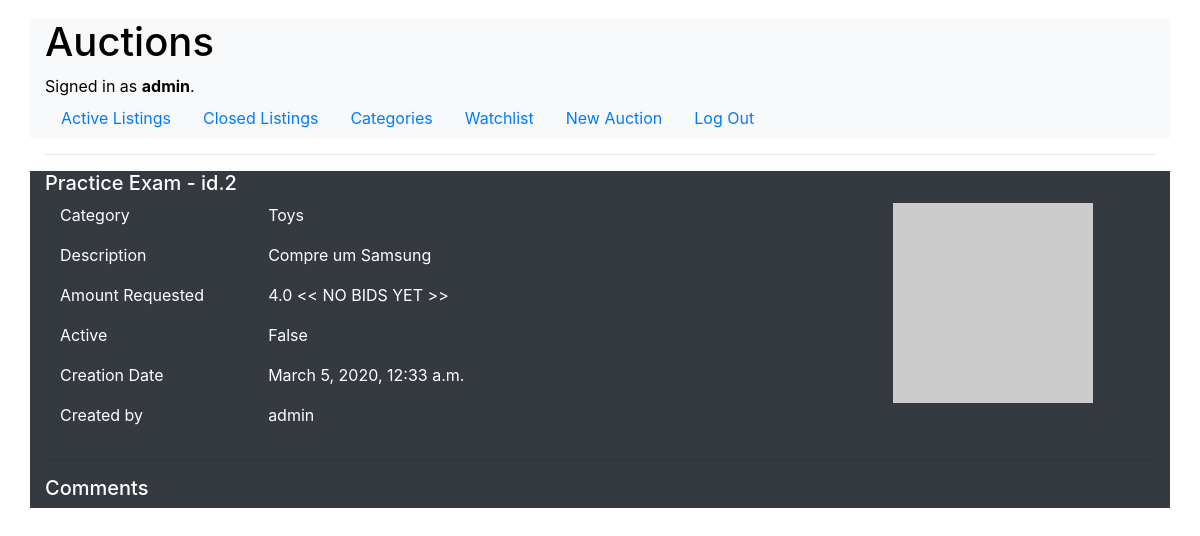
The page /auction/2 on the database as committed earlier.
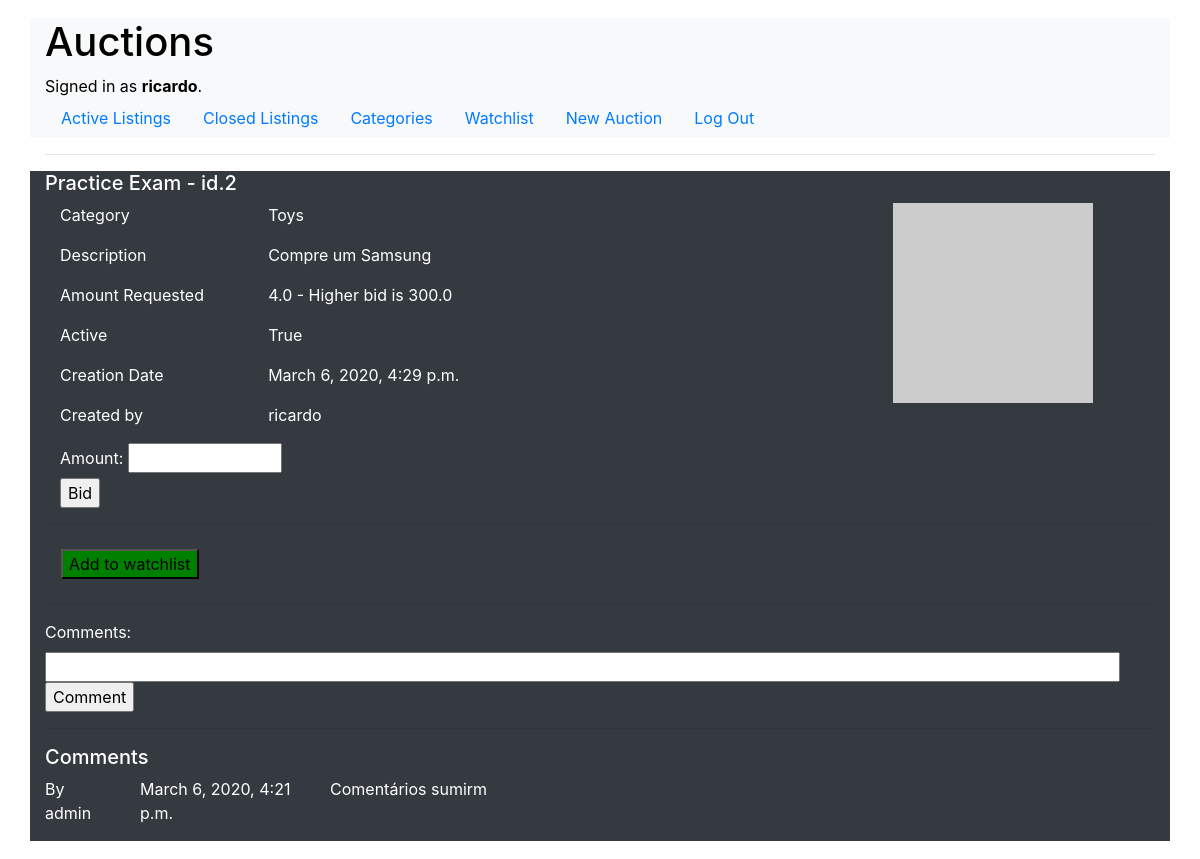
The same page on the database as committed later.
### auctions/models.py (models this page shows, shortened)
class User(AbstractUser):
    pass

class Auctions(models.Model):
    id_auction = models.AutoField(primary_key=True)
    id_category = models.ForeignKey(
        Category, to_field='id_category', on_delete=models.PROTECT, db_column='id_category')
    id_user = models.ForeignKey(
        settings.AUTH_USER_MODEL,
        to_field='id',
        on_delete=models.CASCADE,
        null=True,
        db_column='id_user'
    )
    title = models.CharField("Title", max_length=100)
    description = models.TextField("Description")
    start_bid = models.FloatField("Start Bid", null=False)
    image_url = models.CharField("Image URL", max_length=255, null=True)
    date_creation = models.DateTimeField(auto_now=True)
    active = models.BooleanField("Active", default="True")

class Comments(models.Model):
    id_comment = models.AutoField(primary_key=True)
    id_auction = models.ForeignKey(
        Auctions, to_field='id_auction', on_delete=models.CASCADE, db_column='id_auction')
    id_user = models.ForeignKey(
        settings.AUTH_USER_MODEL,
        to_field='id',
        on_delete=models.CASCADE,
        db_column='id_user'
    )
    comment = models.CharField("Comment", max_length=255)
    date_creation = models.DateTimeField(auto_now=True)

### auctions/views.py (the view)
# urls.py: path("auction/<int:id_auction>", views.auctions_item, name="auctions_item"),
def auctions_item(request, id_auction):
    winner = False
    category_name = ""
    try:
        alert_message = request.session["alert_message"]
        del request.session["alert_message"]
    except:
        alert_message = ""
    try:
        auction = Auctions.objects.get(id_auction=id_auction)
        cat = Category.objects.get(auctions__id_auction=id_auction)
        category_name = cat.name
        try:
            comments = Comments.objects.filter(id_auction=id_auction)
        except:
            comments = None
        try:
            max_bid = maxBid(id_auction)
            if max_bid == 0:
                higher_bid_message = "<< NO BIDS YET >>"            # There are no bids yet
            else:
                higher_bid_message = f" - Higher bid is {max_bid}"
            if not auction.active:
                if isWinner(id_auction, request.user):
                    alert_message = alert_message + \
                        "Congratulations. You are the WINNER of this bid."
                    winner = True
        except:
            winner = False
    except Auctions.DoesNotExist:
        return render(request, "auctions/auctionsItem.html", {
            "error_message": "This Auction Does Not Exist!"
        })
    auctionUser = User.objects.get(username=auction.id_user)
    try:
        Watchlist.objects.get(id_auction=id_auction, id_user=request.user)
        watchlist = True
    except:
        watchlist = False
    try:
        if auctionUser.id == request.user.id:
            owner = True
        else:
            owner = False
    except:
        owner = False
    return render(request, "auctions/auctionsItem.html", {
        "auction": auction,
        "comments": comments,
        "user": auction.id_user,
        "category": category_name,
        "watchlist": watchlist,
        "auction_owner": owner,
        "alert_message": alert_message,
        "higher_bid_message": higher_bid_message,
        "isTheWinner": winner
    })

### auctions/utils.py (called while the page is built)
def maxBid(id_auction):
    try:
        search_max = Bid.objects.filter(id_auction=id_auction)
        if search_max.exists():
            max_amount = search_max.aggregate(
                Max('amount'))
            return max_amount["amount__max"]
        else:
            return 0
    except:
        return 0

def isWinner(id_auction, user):
    try:
        bid = Bid.objects.filter(id_auction=id_auction).order_by('-amount')
        if bid.exists():
            for b in bid:   # Force the loop to get the first record
                if b.id_user == user:
                    return True
                break       # Exit. Just the first is needed.
        else:
            return False
    except:
        return False

### auctions/templates/auctions/auctionsItem.html (shortened to what this page needs)
{% extends "auctions/layout.html" %}
{% block body %}
    {% if error_message %}
        <div><h1>{{ error_message }}</h1></div>
    {% else %}
        <h5>{{ auction.title }} - id.{{ auction.id_auction }} </h5>
        <div class="container">
        <div class="row">
        <div class="col-9">
            <div class="row">
                <div class="col-3"><p>Category</p></div>
                <div class="col-9"><p>{{ category }}</p></div>
            </div>
            <div class="row">
                <div class="col-3"><p>Description</p></div>
                <div class="col-9"><p>{{ auction.description }}</p></div>
            </div>
            <div class="row">
                <div class="col-3"><p>Amount Requested</p></div>
                <div class="col-9"><p>{{ auction.start_bid }} {{higher_bid_message}}</p></div>
            </div>
            <div class="row">
                <div class="col-3"><p>Active</p></div>
                <div class="col-9"><p>{{ auction.active }}</p></div>
            </div>
            <div class="row">
                <div class="col-3"><p>Creation Date</p></div>
                <div class="col-9"><p>{{ auction.date_creation }}</p></div>
            </div>
            <div class="row">
                <div class="col-3"><p>Created by</p></div>
                <div class="col-9"><p>{{ user }}</p></div>
            </div>
        </div>
        <div class="col-3"><img src="{{ auction.image_url }}" height=200 width=200></div>
        </div>
            {% if auction.active %}
                <div class="row">
                    <div class="col-3">
                        <form action="{% url 'auctions_bid' %}" method="POST">
                                <label for="amount">Amount: </label>
                                <input type="text" id="amount" pattern="([0-9]*\.[0-9]+|[0-9]+)" size="10" name="amount">
                                <input type="submit" value="Bid">
                            </form>
                    </div>
                    <div class="col-9"><p></p></div>
                </div>
            {% endif %}
        </div>
        <hr>
        <div>
            {% if user.is_authenticated and auction.id_auction and auction.active %}
                <ul class="nav">
                    {% if not watchlist %}
                        <li class="nav-item">
                            <a class="nav-link" href="{% url 'auctions_oper' "Add" auction.id_auction %}">
                                <input type="submit" style="background-color:Green;" value="Add to watchlist">
                            </a>
                        </li>
                    {% else %}
                        <li class="nav-item">
                            <a class="nav-link" href="{% url 'auctions_oper' "Delete" auction.id_auction %}">
                                <input type="submit" style="background-color:Red; color:white;" value="Remove from watchlist">
                            </a>
                        </li>
                    {% endif %}
                </ul>
            {% endif %}
        </div>
    {% endif %}
{% endblock %}
{% block comment %}
    {% if auction.active %}
        <hr>
        <div class="row">
            <div class="col-3">
                <form action="{% url 'auctions_comment' %}" method="POST">
                        <label for="amount">Comments: </label>
                        <input type="text" id="comment"  size="100" name="comment">
                        <input type="submit" value="Comment">
                    </form>
            </div>
            <div class="col-9"><p></p></div>
        </div>
        <hr>
    {% endif %}
    <div class="row">
        <div class="col-12"><h5>Comments</h5></div>
    </div>
    {% for comment in comments %}
        <div class="row">
            <div class="col-1"><p>By {{ comment.id_user }}</p></div>
            <div class="col-2"><p>{{ comment.date_creation }}</p></div>
            <div class="col-8"><p>{{ comment.comment }}</p></div>
        </div>
    {% endfor %}
{% endblock %}

### auctions/templates/auctions/layout.html (shortened to what this page needs)
{% load static %}
<!DOCTYPE html>
<html lang="en">
    <head>
        <link rel="stylesheet" href="https://stackpath.bootstrapcdn.com/bootstrap/4.4.1/css/bootstrap.min.css">
        <link href="{% static 'auctions/styles.css' %}" rel="stylesheet">
    </head>
    <body>
    <div class="container my-2 bg-light text-white">
        <div>
            <h1 style="color:black">Auctions</h1>
            <div style="color:black">
                {% if user.is_authenticated %}
                    Signed in as <strong>{{ user.username }}</strong>.
                {% else %}
                    Not signed in.
                {% endif %}
            </div>
            <ul class="nav nav-pills">
                <li class="nav-item">
                    <a class="nav-link {% if menu == 'active' %}active{% endif %}" href="{% url 'index' %}">Active Listings</a>
                </li>
                <li class="nav-item">
                    <a class="nav-link {% if menu == 'close' %}active{% endif %}" href="{% url 'index' %}?q=closed">Closed Listings</a>
                </li>
                <li class="nav-item">
                    <a class="nav-link {% if menu == 'cat' %}active{% endif %}" href="{% url 'categories' %}">Categories</a>
                </li>
                {% if user.is_authenticated %}
                    <li class="nav-item">
                        <a class="nav-link {% if menu == 'watch' %}active{% endif %}" href="{% url 'watchlist' %}">Watchlist</a>
                    </li>
                    <li class="nav-item">
                        <a class="nav-link {% if menu == 'new' %}active{% endif %}" href="{% url 'auctions_add' %}">New Auction</a>
                    </li>
                    <li class="nav-item">
                        <a class="nav-link {% if menu == 'logout' %}active{% endif %}" href="{% url 'logout' %}">Log Out</a>
                    </li>
                {% endif %}
            </ul>
        </div>
    </div>
    <div class="container my-2">
        <hr>
    </div>
    <div class="container my-2 bg-dark text-white">
        {% block body %}
        {% endblock %}
        {% block comment %}
        {% endblock %}
    </div>
    </body>
</html>

Rows that differ between the two databases and show on the page:
no longer on this page (row edited): User: username "admin"
now on this page (row edited): User: username "ricardo"
changed Auctions "Practice Exam": active "False" → "True"; date_creation "March 5, 2020, 12:33 a.m." → "March 6, 2020, 4:29 p.m."
added Comments: id_user "admin", date_creation "March 6, 2020, 4:21 p.m.", comment "Comentários sumirm"
Other text that changed with them:
{{ higher_bid_message }}: "<< NO BIDS YET >>" → "- Higher bid is 300.0"
form field value: (not shown) → "Bid"
form field value: (not shown) → "Add to watchlist"
form field value: (not shown) → "Comment"
text now shown: "Amount: Comments:"
